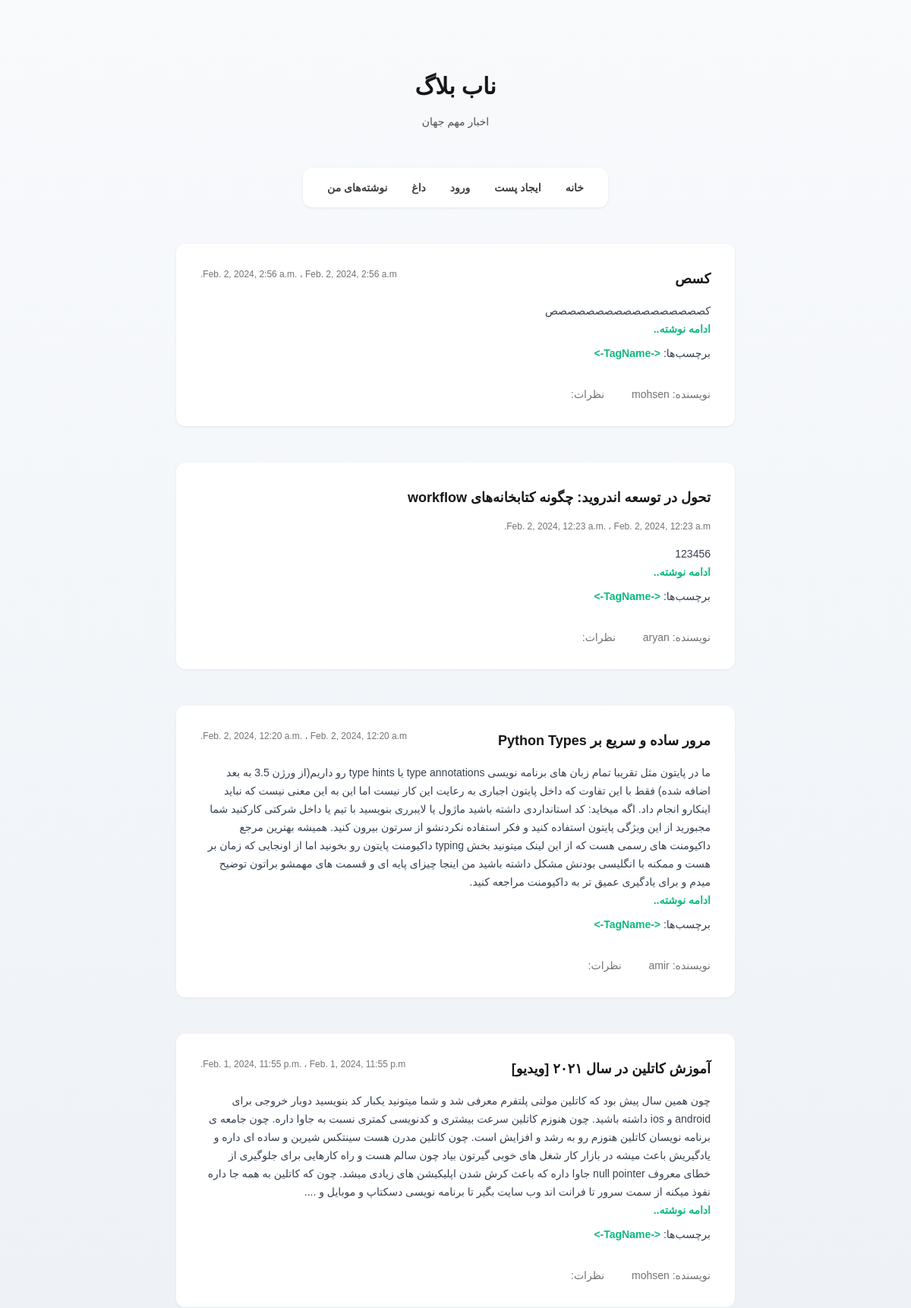
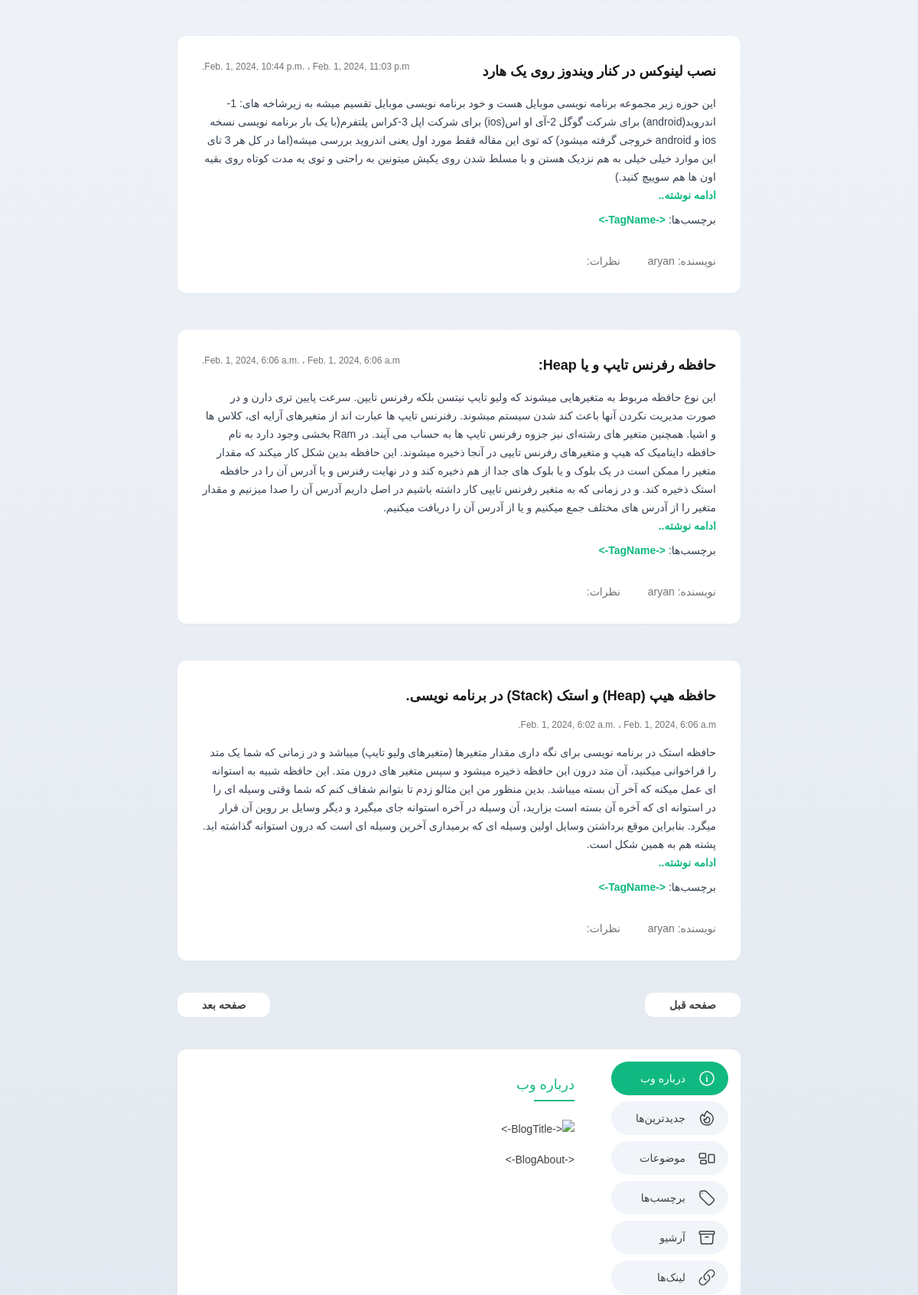
The page / (upper part) on the database its author committed (2 pictures, top to bottom).
### blog/models.py (models this page shows, shortened)
class Post(models.Model):
    title = models.CharField(max_length=50)
    body = models.TextField()
    creat_date = models.DateTimeField(auto_now_add=True)
    updat_date = models.DateTimeField(auto_now=True)
    creator = models.ForeignKey(User, on_delete=models.CASCADE)

### blog/views.py (the view)
# urls.py: path('', ListPost.as_view(), name='ListPost'),
class ListPost(ListView):
    queryset = Post.objects.all().order_by('-updat_date')
    context_object_name = 'list'
    template_name = 'blog/list.html'

### templates/blog/list.html (shortened to what this page needs)
{% extends "base.html"%}
{% block content %}
{% for posts in list %}
    <BLOGFA>
      <article class="p-8 mb-8 tb:mb-12 bg-white shadow shadow-slate-200 rounded-xl">
        <div class="flex flex-row flex-wrap items-start justify-between">
          <h1 class="pl-4 mb-4 text-lg font-semibold text-neutral-900"><a href="{% url 'PostView' posts.pk %}">
            {{posts.title}}
            </a></h1>
          <div class="mb-4 text-xs text-neutral-500">
            <span>{{posts.creat_date}} ، {{posts.updat_date}}</span>
          </div>
        </div>
        <div class="mx-auto overflow-auto prose-sm prose prose-a:text-emerald-500 prose-emerald max-w-none prose-a:font-semibold prose-a:no-underline prose-blockquote:border-l-0 prose-blockquote:border-r-4 prose-blockquote:pr-4 prose-blockquote:pl-0 prose-ol:list-inside prose-ul:list-inside prose-table:overflow-auto prose-table:text-right prose-img:inline dark:prose-invert prose-img:rounded">
          {{posts.body}}
            <BlogExtendedPost><a href="{% url 'PostView' posts.pk %}">ادامه نوشته..</a></BlogExtendedPost>
            <BlogPostTagsBlock>
              <div class="mt-2">
                <span>برچسب‌ها: </span>
                <BlogPostTags separator="، "><a href="<-TagLink->"><-TagName-></a></BlogPostTags>
              </div>
            </BlogPostTagsBlock>
        </div>
        <div class="mt-8 text-neutral-500">
          <span>نویسنده: {{posts.creator}} <b></b></span>
          <BlogComment>
            <span class="mr-4 tb:mr-8">نظرات: <a href="#" class="font-semibold text-emerald-500" dir="rtl" comment-for="<-PostId->"></a></span>
          </BlogComment>
        </div>
      </article>
    </BLOGFA>
    <BlogNextAndPreviousBlock>
      {% endfor %}
{% endblock %}

### rows shown on the page
Post: title "کسص", creat_date "Feb. 2, 2024, 2:56 a.m.", updat_date "Feb. 2, 2024, 2:56 a.m.", body "کصصصصصصصصصصصصصصصصص"
Post: title "تحول در توسعه اندروید: چگونه کتابخانه‌های workflow", creat_date "Feb. 2, 2024, 12:23 a.m.", updat_date "Feb. 2, 2024, 12:23 a.m.", body "123456"
Post: title "مرور ساده و سریع بر Python Types", creat_date "Feb. 2, 2024, 12:20 a.m.", updat_date "Feb. 2, 2024, 12:20 a.m.", body "ما در پایتون مثل تقریبا تمام زبان های برنامه نویسی type annotations یا type hints رو داریم(از ورژن 3.5 به بعد اضافه شده) فقط با این تفاوت که داخل پایتون اجباری به رعایت این کار نیست اما این به این معنی نیست که نباید اینکارو انجام داد. اگه میخاید: کد استانداردی داشته باشید ماژول یا لایبرری بنویسید با تیم یا داخل شرکتی کارکنید شما مجبورید از این ویژگی پایتون استفاده کنید و فکر استفاده نکردنشو از سرتون بیرون کنید. همیشه بهترین مرجع داکیومنت های رسمی هست که از این لینک میتونید بخش typing داکیومنت پایتون رو بخونید اما از اونجایی که زمان بر هست و ممکنه با انگلیسی بودنش مشکل داشته باشید من اینجا چیزای پایه ای و قسمت های مهمشو براتون توضیح میدم و برای یادگیری عمیق تر به داکیومنت مراجعه کنید."
Post: title "آموزش کاتلین در سال ۲۰۲۱ [ویدیو]", creat_date "Feb. 1, 2024, 11:55 p.m.", updat_date "Feb. 1, 2024, 11:55 p.m.", body "چون همین سال پیش بود که کاتلین مولتی پلتفرم معرفی شد و شما میتونید یکبار کد بنویسید دوبار خروجی برای android و ios داشته باشید. چون هنوزم کاتلین سرعت بیشتری و کدنویسی کمتری نسبت به جاوا داره. چون جامعه ی برنامه نویسان کاتلین هنوزم رو به رشد و افزایش است. چون کاتلین مدرن هست سینتکس شیرین و ساده ای داره و یادگیریش باعث میشه در بازار کار شغل های خوبی گیرتون بیاد چون سالم هست و راه کارهایی برای جلوگیری از خطای معروف null pointer جاوا داره که باعث کرش شدن اپلیکیشن های زیادی میشد. چون که کاتلین به همه جا داره نفوذ میکنه از سمت سرور تا فرانت اند وب سایت بگیر تا برنامه نویسی دسکتاپ و موبایل و ...."
Post: title "نصب لینوکس در کنار ویندوز روی یک هارد", creat_date "Feb. 1, 2024, 10:44 p.m.", updat_date "Feb. 1, 2024, 11:03 p.m.", body "این حوزه زیر مجموعه برنامه نویسی موبایل هست و خود برنامه نویسی موبایل تقسیم میشه به زیرشاخه های: 1- اندروید(android) برای شرکت گوگل 2-آی او اس(ios) برای شرکت اپل 3-کراس پلتفرم(با یک بار برنامه نویسی نسخه ios و android خروجی گرفته میشود) که توی این مقاله فقط مورد اول یعنی اندروید بررسی میشه(اما در کل هر 3 تای این موارد خیلی خیلی به هم نزدیک هستن و با مسلط شدن روی یکیش میتونین به راحتی و توی یه مدت کوتاه روی بقیه اون ها هم سوییچ کنید.)"
Post: title "حافظه رفرنس تایپ و یا Heap:", creat_date "Feb. 1, 2024, 6:06 a.m.", updat_date "Feb. 1, 2024, 6:06 a.m.", body "این نوع حافظه مربوط به متغیرهایی میشوند که ولیو تایپ نیتسن بلکه رفرنس تایپن. سرعت پایین تری دارن و در صورت مدیریت نکردن آنها باعث کند شدن سیستم میشوند. رفنرنس تایپ ها عبارت اند از متغیرهای آرایه ای، کلاس ها و اشیا. همچنین متغیر های رشته‌ای نیز جزوه رفرنس تایپ ها به حساب می آیند. در Ram بخشی وجود دارد به نام حافظه داینامیک که هیپ و متغیرهای رفرنس تایپی در آنجا ذخیره میشوند. این حافظه بدین شکل کار میکند که مقدار متغیر را ممکن است در یک بلوک و یا بلوک های جدا از هم ذخیره کند و در نهایت رفنرس و یا آدرس آن را در حافظه استک ذخیره کند. و در زمانی که به متغیر رفرنس تایپی کار داشته باشیم در اصل داریم آدرس آن را صدا میزنیم و مقدار متغیر را از آدرس های مختلف جمع میکنیم و یا از آدرس آن را دریافت میکنیم."
Post: title "حافظه هیپ (Heap) و استک (Stack) در برنامه نویسی.", creat_date "Feb. 1, 2024, 6:02 a.m.", updat_date "Feb. 1, 2024, 6:06 a.m.", body "حافظه استک در برنامه نویسی برای نگه داری مقدار متغیرها (متغیرهای ولیو تایپ) میباشد و در زمانی که شما یک متد را فراخوانی میکنید، آن متد درون این حافظه ذخیره میشود و سپس متغیر های درون متد. این حافظه شبیه به استوانه ای عمل میکنه که آخر آن بسته میباشد. بدین منظور من این مثالو زدم تا بتوانم شفاف کنم که شما وقتی وسیله ای را در استوانه ای که آخره آن بسته است بزارید، آن وسیله در آخره استوانه جای میگیرد و دیگر وسایل بر روین آن قرار میگرد. بنابراین موقع برداشتن وسایل اولین وسیله ای که برمیداری آخرین وسیله ای است که درون استوانه گذاشته اید. پشته هم به همین شکل است."
